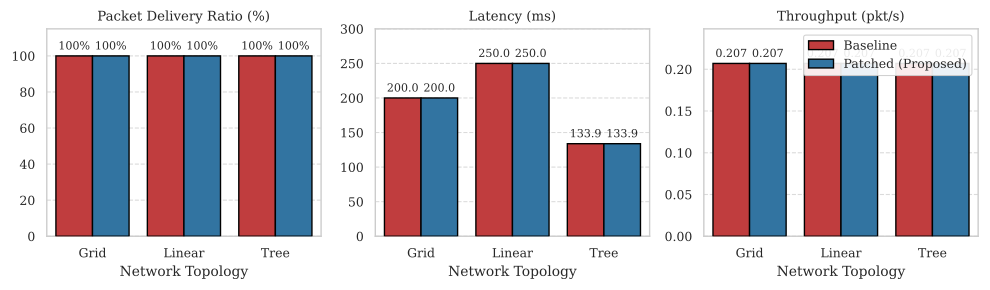

This chart was generated by the following Python code:
import pandas as pd
import matplotlib.pyplot as plt
import seaborn as sns
import os
import numpy as np

sns.set_theme(style="whitegrid", context="paper")
plt.rcParams.update({
    "font.family": "serif",
    "font.serif": ["Times New Roman", "Times", "DejaVu Serif"],
    "font.size": 10,
    "axes.labelsize": 10,
    "xtick.labelsize": 9,
    "ytick.labelsize": 9,
    "legend.fontsize": 9,
    "pdf.fonttype": 42,
    "ps.fonttype": 42
})

def plot_overhead():
    csv_path = os.path.join(os.path.dirname(os.path.abspath(__file__)), "../../../phase4_ns3_simulation/results/apr2_3_team_c_metrics.csv")
    if not os.path.exists(csv_path):
        print(f"Error: Data file {csv_path} not found.")
        return

    df = pd.read_csv(csv_path)
    
    # Filter for no attack (normal operation)
    df_normal = df[df['attack'] == 'none'].copy()
    
    # We want pdr_percent, latency_ms, throughput_pkt_per_sec
    metrics_of_interest = ['pdr_percent', 'latency_ms', 'throughput_pkt_per_sec']
    df_normal = df_normal[df_normal['metric'].isin(metrics_of_interest)]
    
    df_normal['topology'] = df_normal['topology'].str.capitalize()
    
    patch_mapping = {
        'baseline': 'Baseline',
        'patched': 'Patched (Proposed)'
    }
    # Keep only baseline and patched
    df_normal = df_normal[df_normal['patch_version'].isin(['baseline', 'patched'])]
    df_normal['patch_version'] = df_normal['patch_version'].map(patch_mapping)

    fig, axes = plt.subplots(1, 3, figsize=(10, 3))
    palette = {"Baseline": "#D62728", "Patched (Proposed)": "#1F77B4"}

    metric_configs = {
        'pdr_percent': ('Packet Delivery Ratio (%)', axes[0]),
        'latency_ms': ('Latency (ms)', axes[1]),
        'throughput_pkt_per_sec': ('Throughput (pkt/s)', axes[2])
    }

    for metric, (ylabel, ax) in metric_configs.items():
        subset = df_normal[df_normal['metric'] == metric]
        
        sns.barplot(
            data=subset, 
            x='topology', 
            y='value', 
            hue='patch_version',
            palette=palette,
            ax=ax,
            edgecolor='black',
            linewidth=1,
            zorder=3
        )
        ax.set_title(ylabel)
        ax.set_xlabel("Network Topology")
        ax.set_ylabel("")
        ax.grid(True, axis='y', linestyle='--', alpha=0.7, zorder=0)
        
        if metric == 'pdr_percent':
            ax.set_ylim(0, 115)
            for container in ax.containers:
                labels = [f'{v.get_height():.0f}%' for v in container]
                ax.bar_label(container, labels=labels, padding=3, size=8)
        elif metric == 'latency_ms':
            ymax = subset['value'].max() * 1.2
            ax.set_ylim(0, ymax)
            for container in ax.containers:
                labels = [f'{v.get_height():.1f}' for v in container]
                ax.bar_label(container, labels=labels, padding=3, size=8)
        elif metric == 'throughput_pkt_per_sec':
            ymax = subset['value'].max() * 1.2
            ax.set_ylim(0, ymax)
            for container in ax.containers:
                labels = [f'{v.get_height():.3f}' for v in container]
                ax.bar_label(container, labels=labels, padding=3, size=8)
                
        if metric == 'throughput_pkt_per_sec':
            ax.legend(title="", loc='upper right', framealpha=0.9, bbox_to_anchor=(1, 1))
        else:
            if ax.get_legend():
                ax.get_legend().remove()

    plt.tight_layout()
    output_path = os.path.join(os.path.dirname(os.path.abspath(__file__)), "fig4_overhead_matrix.pdf")
    plt.savefig(output_path, format="pdf", dpi=300, bbox_inches="tight")
    print(f"Saved {output_path}")
    plt.close()

if __name__ == "__main__":
    plot_overhead()
